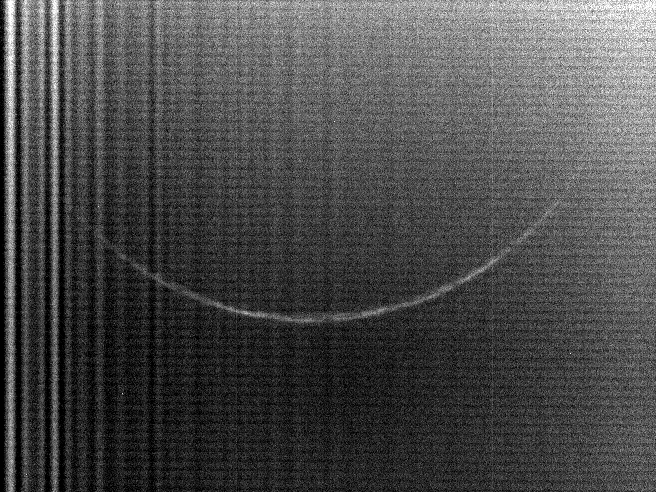
#> input picture Data/Hilal1.png, 656 x 492 px, found by its file name
$ python '24. orb_TA.py'
#> lines starting #> are read from the running program, lines starting #| are printed output that depends on the picture
# -*- coding: utf-8 -*-
"""Untitled39.ipynb

Automatically generated by Colaboratory.

Original file is located at
    https://colab.research.google.com/drive/1RFFU84aMhFCfh8K2S1kDbaEnwyf3ox6_
"""

import cv2 as cv
import numpy as np
import matplotlib.pyplot as plt
import os

def ORB():
    root = os.getcwd()
    imgPath = os.path.join(root,'Hilal1.png')
    imgGray = cv.imread(imgPath,cv.IMREAD_GRAYSCALE)
#> imgGray is the input picture: shape (492, 656); min 0, max 255, mean 75.1

    orb = cv.ORB_create()
    keypoints = orb.detect(imgGray,None)
#> keypoints = 439 keypoints; strongest (x, y, size): (55, 86, 31), (55, 83, 31), (53, 60, 31), (57, 58, 31)
    keypoints,_ = orb.compute(imgGray,keypoints)
    imgGray = cv.drawKeypoints(imgGray,keypoints,imgGray,flags=cv.DRAW_MATCHES_FLAGS_DRAW_RICH_KEYPOINTS)
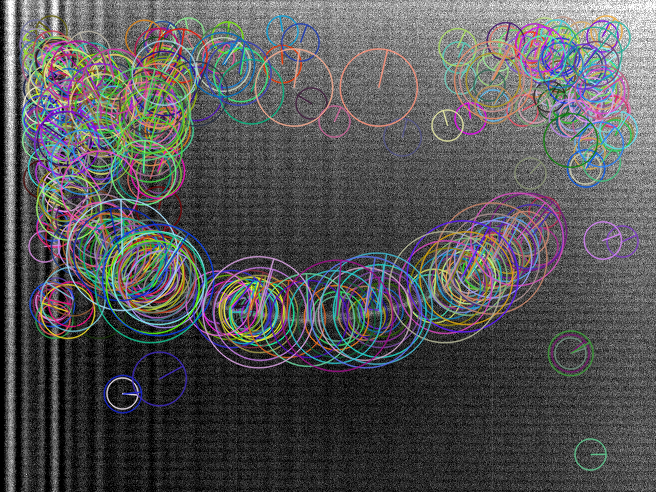
#> imgGray: shape (492, 656, 3); mean of channels 0, 1, 2 86.9, 85.4, 85.6; drawn as B, G, R

    plt.figure()
    plt.imshow(imgGray)
    plt.show()

if __name__ == '__main__':
    ORB()

$ run again, with Data/Hilal2.png copied over Data/Hilal1.png
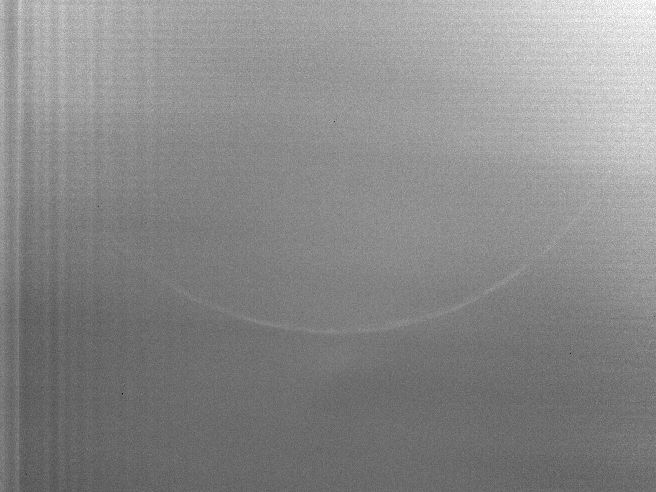
#> input picture Data/Hilal2.png, 656 x 492 px, found by its file name
#> in ORB, imgGray is the input picture: shape (492, 656); min 0, max 255, mean 136.3
#> keypoints = 127 keypoints; strongest (x, y, size): (122, 393, 31), (334, 121, 31), (570, 353, 31), (98, 206, 31)
#> in ORB, `imgGray = cv.drawKeypoints(imgGray,keypoints,imgGray,flags=cv.DRAW_MAT..`:
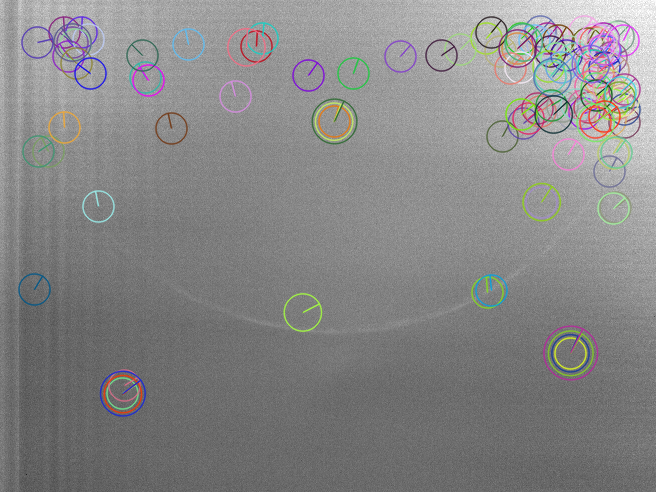
#> imgGray: shape (492, 656, 3); mean of channels 0, 1, 2 134.3, 134.2, 134.5; drawn as B, G, R

$ run again, with Data/Hilal3.png copied over Data/Hilal1.png
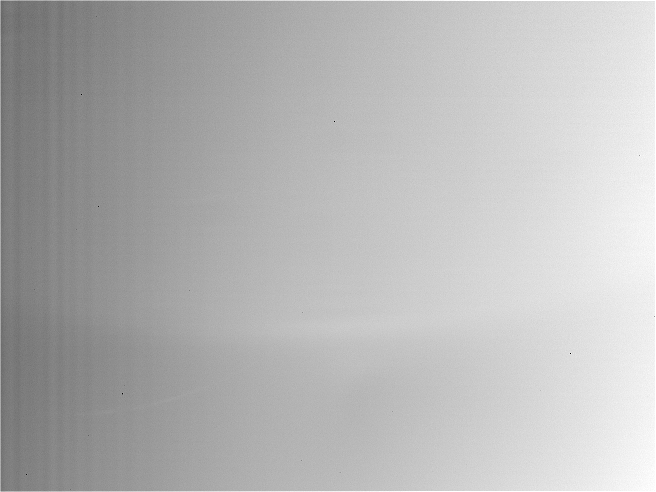
#> input picture Data/Hilal3.png, 656 x 492 px, found by its file name
#> in ORB, imgGray is the input picture: shape (492, 656); min 0, max 255, mean 182.5
#> keypoints = 27 keypoints; strongest (x, y, size): (570, 353, 31), (334, 121, 31), (122, 393, 31), (81, 94, 31)
#> in ORB, `imgGray = cv.drawKeypoints(imgGray,keypoints,imgGray,flags=cv.DRAW_MAT..`:
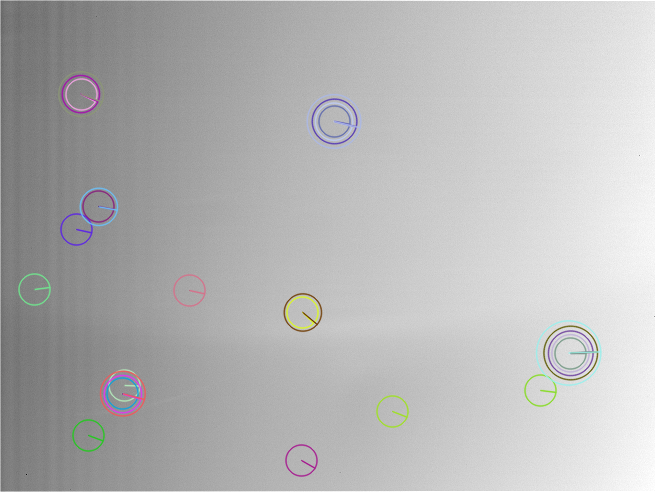
#> imgGray: shape (492, 656, 3); mean of channels 0, 1, 2 182.1, 182, 182.1; drawn as B, G, R
